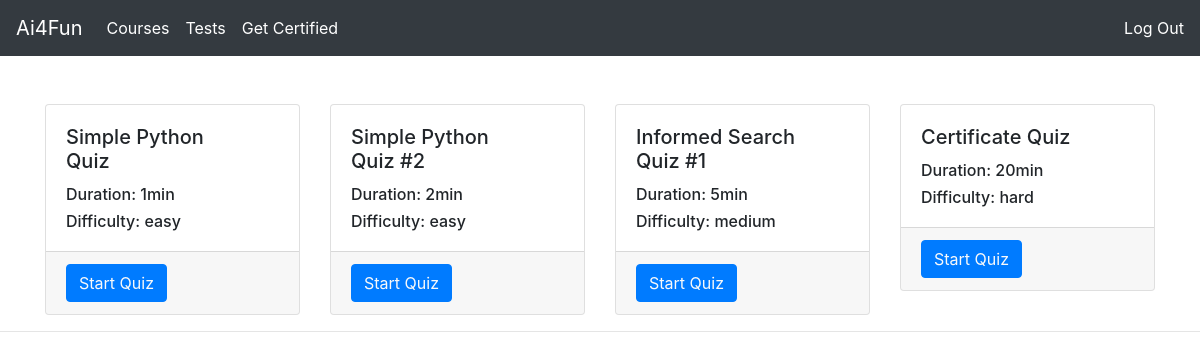
Page /tests on the earlier database version.
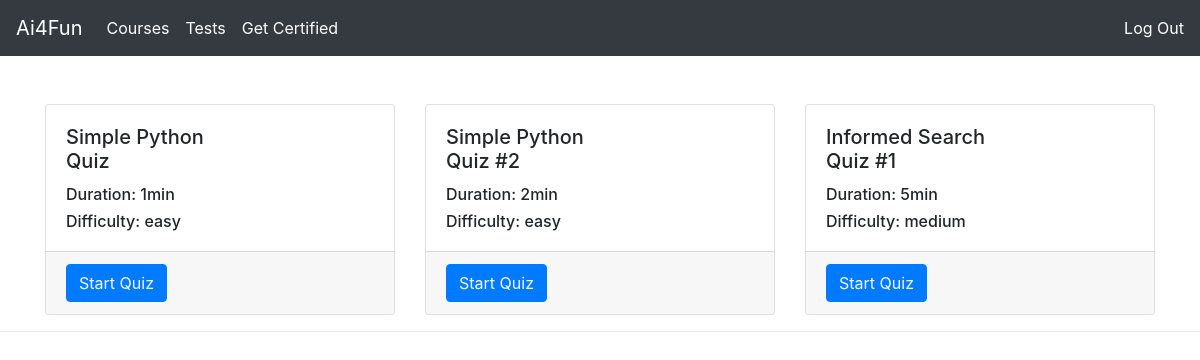
Same page on the later database version.
### quiz_module/models.py (models this page shows, shortened)
class Quiz(models.Model):
    name = models.CharField(max_length=120)
    topic = models.CharField(max_length=120)
    number_of_questions = models.IntegerField()
    time = models.IntegerField(help_text="duration of the quiz in minutes")
    required_score_to_pass = models.IntegerField(help_text="score in %")
    difficulty = models.CharField(max_length=6, choices=DIFF_CHOICES)
    class Meta:
        verbose_name_plural = 'Quizes'

### quiz_module/views.py (the view)
# urls.py: path('tests', tests_view, name='tests_view'),
def tests_view(request):
    queryset = Quiz.objects.all()
    context = {"quizes": queryset}
    return render(request, 'appPages/tests.html', context=context)

### templates/appPages/tests.html (shortened to what this page needs)
<!DOCTYPE html>
<html lang="en">
<head>
     <link rel="stylesheet" href="https://cdn.jsdelivr.net/npm/bootstrap@4.3.1/dist/css/bootstrap.min.css">
</head>
<body>
  <nav class="navbar navbar-expand-lg navbar-light bg-dark text-white">
        <a class="navbar-brand text-white" href="home">Ai4Fun</a>
  <div class="collapse navbar-collapse bg text-white" id="navbarSupportedContent">
    <ul class="navbar-nav mr-auto">
      <li class="nav-item active">
        <a class="nav-link text-white" href="/courses">Courses<span class="sr-only">(current)</span></a>
      </li>
      <li class="nav-item">
        <a class="nav-link text-white" href="/tests">Tests</a>
      </li>
        <li class="nav-item active">
        <a class="nav-link text-white" href="/certificate_test">Get Certified<span class="sr-only">(current)</span></a>
      </li>
    </ul>
         <ul class="nav navbar-nav navbar-right">
      <li><a href="/signout" class="text-white"> Log Out</a></li>
    </ul>
  </div>
</nav>
<br>
  <div class="container pt-4">
      <div class="row">
          {% for quiz in quizes %}
          <div class="col">
              <div class="card">
                    <div class="card-body" style="width: 200px;">
                        <h5 class="card-title">{{ quiz.name }}</h5>
                        <h6 class="card-text">Duration: {{ quiz.time }}min</h6>
                        <h6 class="card-text">Difficulty: {{ quiz.difficulty }}</h6>
                     </div>
                  <div class="card-footer">
                      <button class="btn btn-primary" id="start-button">
                          <a class="text-light" href="tests/{{ quiz.pk }}/">Start Quiz</a></button>
                  </div>
         </div>
      </div>
        {% endfor %}
      </div>
  </div>
 <hr>
</body>
</html>

Differences in the rows shown:
removed Quiz: name "Certificate Quiz", time "20", difficulty "hard"
